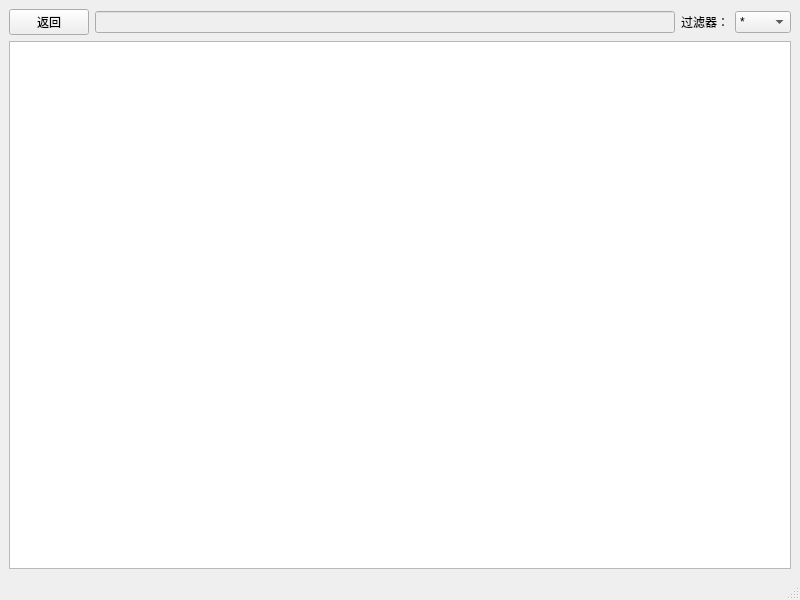
<?xml version="1.0" encoding="UTF-8"?>
<ui version="4.0">
 <class>MainWindow</class>
 <widget class="QMainWindow" name="MainWindow">
  <property name="geometry">
   <rect>
    <x>0</x>
    <y>0</y>
    <width>800</width>
    <height>600</height>
   </rect>
  </property>
  <property name="windowTitle">
   <string>MainWindow</string>
  </property>
  <widget class="QWidget" name="centralwidget">
   <layout class="QVBoxLayout" name="verticalLayout">
    <item>
     <layout class="QHBoxLayout" name="horizontalLayout_2">
      <item>
       <widget class="QPushButton" name="pushButton">
        <property name="text">
         <string>返回</string>
        </property>
       </widget>
      </item>
      <item>
       <widget class="QLineEdit" name="line_currentPath">
        <property name="enabled">
         <bool>false</bool>
        </property>
       </widget>
      </item>
      <item>
       <widget class="QLabel" name="label">
        <property name="text">
         <string>过滤器：</string>
        </property>
       </widget>
      </item>
      <item>
       <widget class="QComboBox" name="comboBox">
        <item>
         <property name="text">
          <string>*</string>
         </property>
        </item>
        <item>
         <property name="text">
          <string>.mp4</string>
         </property>
        </item>
        <item>
         <property name="text">
          <string>.png</string>
         </property>
        </item>
        <item>
         <property name="text">
          <string>.jpg</string>
         </property>
        </item>
       </widget>
      </item>
     </layout>
    </item>
    <item>
     <layout class="QHBoxLayout" name="horizontalLayout">
      <item>
       <widget class="MyListView" name="listView">
        <property name="tabKeyNavigation">
         <bool>true</bool>
        </property>
        <property name="alternatingRowColors">
         <bool>false</bool>
        </property>
        <property name="iconSize">
         <size>
          <width>128</width>
          <height>128</height>
         </size>
        </property>
        <property name="movement">
         <enum>QListView::Static</enum>
        </property>
        <property name="isWrapping" stdset="0">
         <bool>true</bool>
        </property>
        <property name="resizeMode">
         <enum>QListView::Adjust</enum>
        </property>
        <property name="layoutMode">
         <enum>QListView::Batched</enum>
        </property>
        <property name="gridSize">
         <size>
          <width>168</width>
          <height>180</height>
         </size>
        </property>
        <property name="viewMode">
         <enum>QListView::IconMode</enum>
        </property>
        <property name="uniformItemSizes">
         <bool>false</bool>
        </property>
        <property name="wordWrap">
         <bool>true</bool>
        </property>
        <property name="itemAlignment">
         <set>Qt::AlignCenter</set>
        </property>
       </widget>
      </item>
     </layout>
    </item>
   </layout>
  </widget>
  <widget class="QMenuBar" name="menubar">
   <property name="geometry">
    <rect>
     <x>0</x>
     <y>0</y>
     <width>800</width>
     <height>27</height>
    </rect>
   </property>
  </widget>
  <widget class="QStatusBar" name="statusbar"/>
 </widget>
 <customwidgets>
  <customwidget>
   <class>MyListView</class>
   <extends>QListView</extends>
   <header>mainwindow.h</header>
  </customwidget>
 </customwidgets>
 <resources/>
 <connections>
  <connection>
   <sender>pushButton</sender>
   <signal>clicked()</signal>
   <receiver>MainWindow</receiver>
   <slot>backToPrevious()</slot>
   <hints>
    <hint type="sourcelabel">
     <x>81</x>
     <y>50</y>
    </hint>
    <hint type="destinationlabel">
     <x>88</x>
     <y>29</y>
    </hint>
   </hints>
  </connection>
 </connections>
 <slots>
  <slot>backToPrevious()</slot>
 </slots>
</ui>
